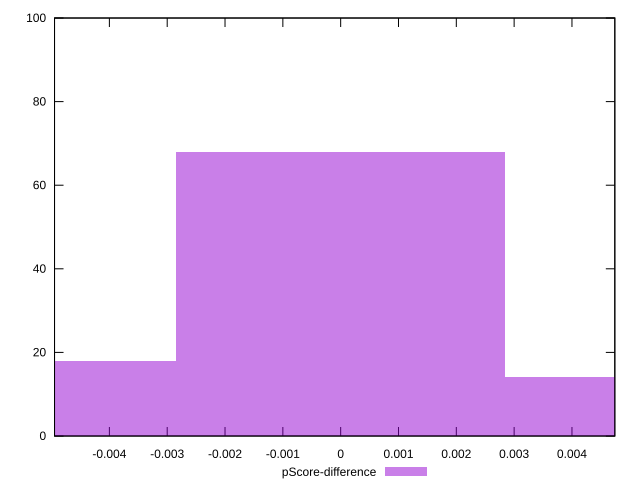

This chart was generated by the following gnuplot code:
reset

$pScoreDifference <<EOF
0.005691591495029102 14
0 68
-0.005691591495029102 18
EOF

set key outside below
set boxwidth 0.005691591495029102
set xrange [-0.004948582719496386:0.004741309951109773]
set yrange [0:100]
set trange [0:100]
set style fill transparent solid 0.5 noborder
set terminal svg size 640, 490 enhanced background rgb 'white'
set output "report_00013_2021-02-09T12-04-24.940Z/total-blocking-time/samples/pages+cached+noadtech+nomedia+nocss/pScore-difference/histogram.svg"

plot $pScoreDifference title "pScore-difference" with boxes

reset
